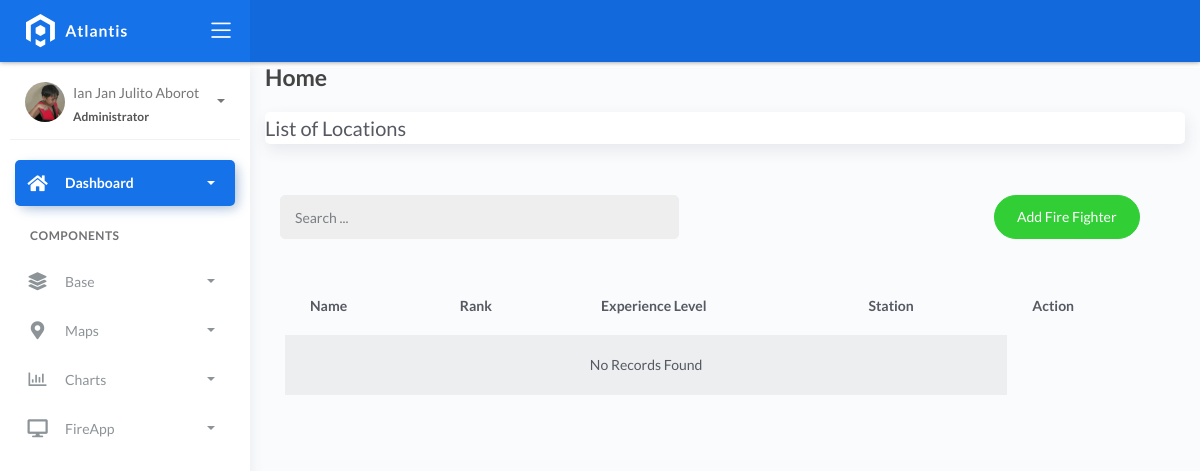
Before: /firefighter_list with the older database file.
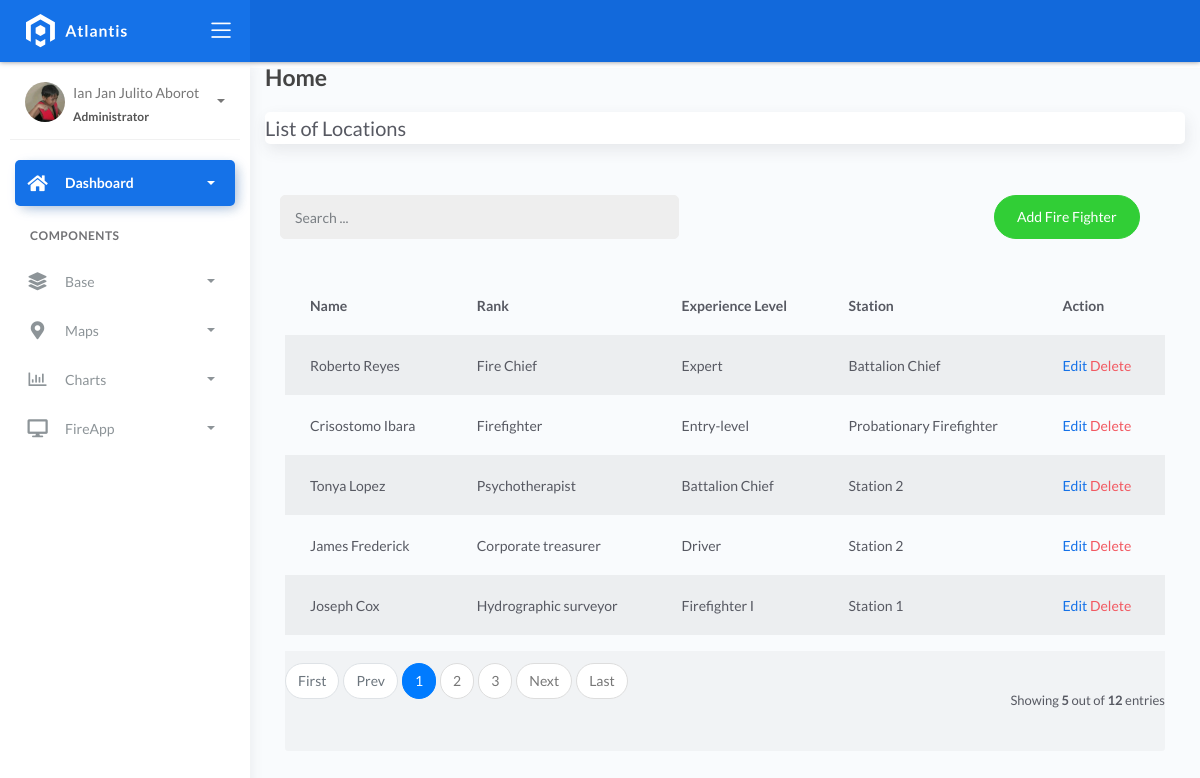
After: the same page with the newer database file.
### fire/models.py (models this page shows)
class BaseModel(models.Model):
    created_at = models.DateTimeField(auto_now_add=True, db_index=True)
    updated_at = models.DateTimeField(auto_now=True)
    class Meta:
        abstract = True

class Firefighters(BaseModel):
    XP_CHOICES = (
        ('Probationary Firefighter', 'Probationary Firefighter'),
        ('Firefighter I', 'Firefighter I'),
        ('Firefighter II', 'Firefighter II'),
        ('Firefighter III', 'Firefighter III'),
        ('Driver', 'Driver'),
        ('Captain', 'Captain'),
        ('Battalion Chief', 'Battalion Chief'),)
    name = models.CharField(max_length=150)
    rank = models.CharField(max_length=150)
    experience_level = models.CharField(max_length=150)
    station = models.CharField(
        max_length=45, null=True, blank=True, choices=XP_CHOICES)

### fire/views.py (the view)
# urls.py: path('firefighter_list', FireFighterList.as_view(), name='fire-fighter'),
class FireFighterList(ListView):
    model = Firefighters
    context_object_name = 'firefighter'
    template_name = 'firefighter_list.html'
    paginate_by = 5

### templates/firefighter_list.html (shortened to what this page needs)
{% extends 'base.html' %} {% load static %} {% block content %}
<div class="content">
    <div class="container-fluid">
        <h4 class="page-title">Home</h4>
        <div class="row">
            <div class="col-md-12">
                <div class="card">
                    <div class="card-title">List of Locations</div>
                </div>
                <br>
                <div class="col-md-12 row">
                    <div class="col-md-6">
                        <form action="" class="navbar-left navbar-form nav-search mr-md-3">
                            <div class="input-group">
                                <input type="text" placeholder="Search ..." class="form-control">
                                <div class="input-group-append">
                                    <span class="input-group-text">
                                    </span>
                                </div>
                            </div>
                        </form>
                    </div>
                    <div class="col-md-6">
                        <div class="pull-right"><a href="{% url 'fighter-add' %}" loc-add="" class="btn btn-success btn-rounded">Add Fire Fighter</a>
                        </div>
                    </div>
                </div>
                <div class="card-body">
                    <table class="table table-striped mt-3">
                        <thead>
                            <tr>
                                <th scope="col">Name</th>
                                <th scope="col">Rank</th>
                                <th scope="col">Experience Level</th>
                                <th scope="col">Station</th>
                                <th scope="col">Action</th>
                            </tr>
                        </thead>
                        <tbody>
                            {% for object in object_list %}
                            <tr>
                                <td>{{ object.name }}</td>
                                <td>{{ object.rank }}</td>
                                <td>{{ object.experience_level }}</td>
                                <td>{{ object.station }}</td>
                                <td>
                                    <a href="firefighter_list/{{ object.id }}">Edit</a>
                                    <a href="firefighter_list/{{ object.id }}/delete" class="text-danger">Delete</a>
                                </td>
                            </tr>
                            {% empty %}
                            <tr>
                                <td colspan="4" style="text-align: center">
                                    <p class="text-sm font-wight-bold mb-0">No Records Found</p>
                                </td>
                            </tr>                            {% endfor %}
                        </tbody>
                    </table>
                    {% include 'includes/pagination.html' %}
                </div>
            </div>
        </div>
    </div>
</div>
{% endblock %}

Changed rows visible on the page:
added Firefighters: name "Roberto Reyes", rank "Fire Chief", experience_level "Expert", station "Battalion Chief"
added Firefighters: name "Crisostomo Ibara", rank "Firefighter", experience_level "Entry-level", station "Probationary Firefighter"
added Firefighters: name "Tonya Lopez", rank "Psychotherapist", experience_level "Battalion Chief", station "Station 2"
added Firefighters: name "James Frederick", rank "Corporate treasurer", experience_level "Driver", station "Station 2"
added Firefighters: name "Joseph Cox", rank "Hydrographic surveyor", experience_level "Firefighter I", station "Station 1"
Other visible differences:
{{ object_list.count }}: (not shown) → "5"
{{ paginator.count }}: (not shown) → "12"
text no longer shown: "No Records Found"
text now shown: "First Prev Next Last Showing out of entries"
new list line: "1"
new list line: "2"
new list line: "3"
